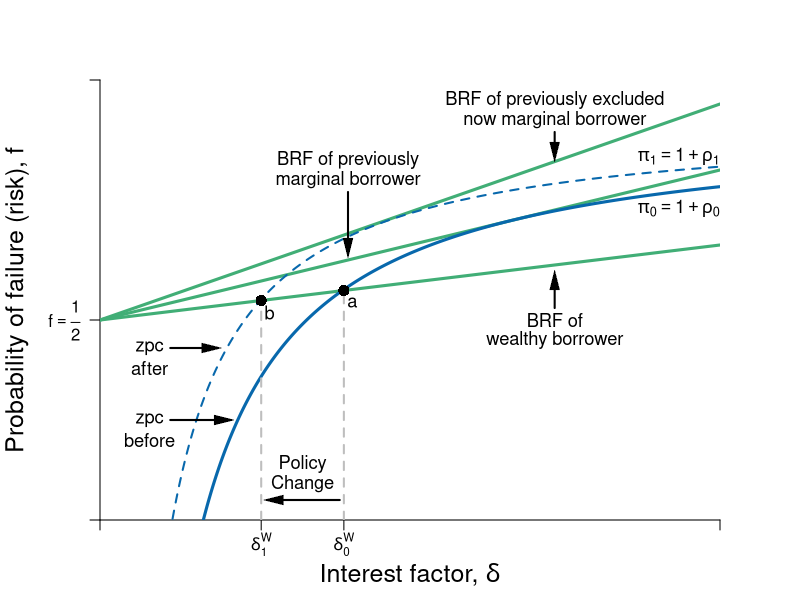

Write the R code that produced this figure.
#Graph Designer: Simon Halliday
#Authors: Bowles, Foley and Halliday
#Title: Coordination, Conflict and Competition: A Text in Microeconomics

library(shape)
pdf(file = "credit/credit_investment_macro.pdf", width = 8, height = 6)

#Set parameters for graphics
axislabelsize <- 1.5
labelsize <- 1.1
graphlinewidth <- 3
segmentlinewidth <- 2

COL <- c("#7fc97f", "#beaed4", "#fdc086", "#ffff99", "#386cb0", "#f0027f", "#bf5b17", "#666666")
COLA <- c("#e0f3db", "#99d8c9","#66c2a4","#41ae76", "#238b45", "#005824")
COLB <- c("#c6dbef", "#4eb3d3", "#2b8cbe", "#0868ac","#084081")

#Edited the margins to cater for the larger LHS labels
par(mar =  c(4, 5, 4, 4))

brfFn <- function(delta, mu = 1, k = 1) {
  .5 + (delta / (2 * mu)) * (1 - k)
}

PCFn <- function(delta, mu = 1) {
  delta/mu
}

isoreturnFn <- function(delta, pi = 0.125) {
  1 - (pi)/delta
}

yFn <- function(d1, f1, mu = 1){
  mu*f1*(1 - f1) - d1*(1 - f1)
}

ylow <- function(delta, mu = 1, ybar = 0.0625){
  (-sqrt(delta^2 - 2*delta*mu + mu^2 - 4*mu*ybar) + delta + mu)/(2*mu)
}

yhigh <- function(delta, mu = 1, ybar = 0.0625){
  (sqrt(delta^2 - 2*delta*mu + mu^2 - 4*mu*ybar) + delta + mu)/(2*mu)
}

xlims <- c(0, 1.5)
ylims <- c(0, 1.1)

npts <- 501 
d1 <- seq(xlims[1], xlims[2], length.out = npts)
f1 <- seq(ylims[1], ylims[2], length.out = npts) 
a <- c(0.0625)

plot(0, 0, xlim = xlims, ylim = ylims, type = "n",
     xlab = expression(paste("")),
     ylab = expression(paste("")), 
     xaxt = "n", 
     yaxt = "n", 
     cex.lab = axislabelsize, 
     bty = "n",
     xaxs="i", 
     yaxs="i"
)


# ticksy <- seq(from = 0, to = ylims[2], by = 0.1)
# ylabels <- seq(from = 0, to = ylims[2], by = 0.1)
# ticksx <- seq(from = 0, to = xlims[2], by = 0.1)
# xlabels <- seq(from = 0, to = xlims[2], by = 0.1)
ticksy <- c(ylims[1], 0.5, ylims[2])
ylabels <- c(NA, expression(paste(f == frac(1,2))),  NA)
ticksx <- c(xlims[1], 0.39, 0.59, xlims[2])
xlabels <- c(NA, expression(paste(delta[1]^{W})), expression(paste(delta[0]^{W})), NA)

axis(1, at = ticksx, pos = 0, labels = xlabels)
axis(2, at = ticksy, pos = 0, labels = ylabels, las = 1)

npts <- 503 
xx1 <- seq(xlims[1], xlims[2], length.out = npts)

#Draw the graphs
lines(xx1, brfFn(xx1, k = 0.28), col = COLA[4], lwd = graphlinewidth)
lines(xx1, brfFn(xx1, k = 0.5), col = COLA[4], lwd = graphlinewidth)
lines(xx1, brfFn(xx1, k = 0.75), col = COLA[4], lwd = graphlinewidth)
lines(xx1, isoreturnFn(xx1, pi = 0.175), col = COLB[4], lwd = segmentlinewidth, lty = 2)
lines(xx1, isoreturnFn(xx1, pi = 0.25), col = COLB[4], lwd = graphlinewidth)
#lines(xx1, isoreturnFn(xx1, pi = 0.5), col = COLB[4], lwd = graphlinewidth)


#Axis labels
mtext(expression(paste("Interest factor, ", delta)), side = 1, line = 2.5, cex = axislabelsize)
text(-0.2, 0.5*(ylims[2]), expression(paste("Probability of failure (risk), ", f)), xpd = TRUE, cex = axislabelsize, srt = 90) 

segments(0.39, -1, 0.39, brfFn(0.39, k = 0.75), lty = 2, col = "gray" , lwd = segmentlinewidth)
points(0.39, brfFn(0.39, k = 0.75), pch = 16, col = "black", cex = 1.5)
text(0.39 + 0.02, brfFn(0.39, k = 0.75) - 0.03, expression(paste(b)), cex = labelsize)

#segments(1, -1, 1, brfFn(delta = 1, k = 0.5), lty = 2, col = "gray" , lwd = segmentlinewidth)
#points(1, brfFn(1, k = 0.5), pch = 16, col = "black", cex = 1.5)
# text(1, brfFn(1, k = 0.5) + 0.04, expression(paste(n)), cex = labelsize)

segments(.59, -1, 0.59, brfFn(delta = 0.59, k = 0.75), lty = 2, col = "gray" , lwd = segmentlinewidth)
points(0.59, brfFn(0.59, k = 0.75), pch = 16, col = "black", cex = 1.5)
text(0.59 + 0.02, brfFn(0.59, k = 0.75) - 0.03, expression(paste(a)), cex = labelsize)

#segments(.7, -1, 0.7, brfFn(delta = 0.7, k = 0.28), lty = 2, col = "gray" , lwd = segmentlinewidth)
#points(0.7, brfFn(0.7, k = 0.28), pch = 16, col = "black", cex = 1.5)

text(1.4, 0.91, expression(paste(pi[1] == 1 + rho[1])), cex = labelsize)
text(1.4, 0.78, expression(paste(pi[0] == 1 + rho[0])), cex = labelsize)


text(1.1, 1.05, expression(paste("BRF of previously excluded")), cex = labelsize)
text(1.1, 1.0, expression(paste("now marginal borrower")), cex = labelsize)
Arrows(1.1, 0.97, 1.1, 0.92, col = "black", lty = 1, lwd = 2, arr.type = "triangle", arr.lwd = 0.5)

text(1.1, 0.5, expression(paste("BRF of")), cex = labelsize)
text(1.1, 0.45, expression(paste("wealthy borrower")), cex = labelsize)
Arrows(1.1, 0.53, 1.1, 0.6, col = "black", lty = 1, lwd = 2, arr.type = "triangle", arr.lwd = 0.5)


text(0.6, 0.9, expression(paste("BRF of previously")), cex = labelsize)
text(0.6, 0.85, expression(paste("marginal borrower")), cex = labelsize)
Arrows(0.6, 0.82, 0.6, 0.68, col = "black", lty = 1, lwd = 2, arr.type = "triangle", arr.lwd = 0.5)

#text(1.1, 1, expression(paste("after policy change")), cex = labelsize)
#text(1.1, 0.85, expression(paste("rate increase")), cex = labelsize)

#text(1.25, 0.55, expression(paste("Zero profit condition")), cex = labelsize)
#text(1.25, 0.51, expression(paste("before policy change")), cex = labelsize)
#Arrows(1.25, 0.58, 1.25, 0.76, col = "black", lty = 1, lwd = 2, arr.type = "triangle", arr.lwd = 0.5)

#text(1.2, 0.25, expression(paste("rate increase")), cex = labelsize)

text(0.12, 0.43, expression(paste("zpc")), cex = labelsize)
text(0.12, 0.38, expression(paste("after")), cex = labelsize)
Arrows(0.17, 0.43, 0.27, 0.43, col = "black", lty = 1, lwd = 2, arr.type = "triangle", arr.lwd = 0.5)
text(0.12, 0.25, expression(paste("zpc")), cex = labelsize)
text(0.12, 0.2, expression(paste("before")), cex = labelsize)
Arrows(0.17, 0.25, 0.3, 0.25, col = "black", lty = 1, lwd = 2, arr.type = "triangle", arr.lwd = 0.5)

text(0.49, 0.14, expression(paste("Policy")), cex = labelsize)
text(0.49, 0.09, expression(paste("Change")), cex = labelsize)
Arrows(0.58, 0.05, 0.42, 0.05, col = "black", lty = 1, lwd = 2, arr.type = "triangle", arr.lwd = 0.5)



#text(0.62, 0.9, expression(paste(f == frac(1,2) + frac(delta, 2*mu))), cex = labelsize)

# text(0.62, 0.4, expression(paste("A's participation")), cex = labelsize)
# text(0.62, 0.35, expression(paste("constraint")), cex = labelsize)
# text(0.62, 0.25, expression(paste(f == frac(delta, mu))), cex = labelsize)



# text(0.88, 0.6, expression(paste("P's iso-profit curve")), cex = labelsize)
# text(0.88, 0.55, expression(paste(pi == pi^{NE})), cex = labelsize)
# Arrows(0.88, 0.63, 0.88, 0.82, col = "black", lty = 1, lwd = 2, arr.type = "triangle", arr.lwd = 0.5)

# text(0.3, 0.15, expression(paste("Pareto-improving")), cex = labelsize)
# text(0.3, 0.1, expression(paste("lens")), cex = labelsize)
# Arrows(0.3, 0.18, 0.3, 0.5, col = "black", lty = 1, lwd = 2, arr.type = "triangle", arr.lwd = 0.5)


dev.off()
